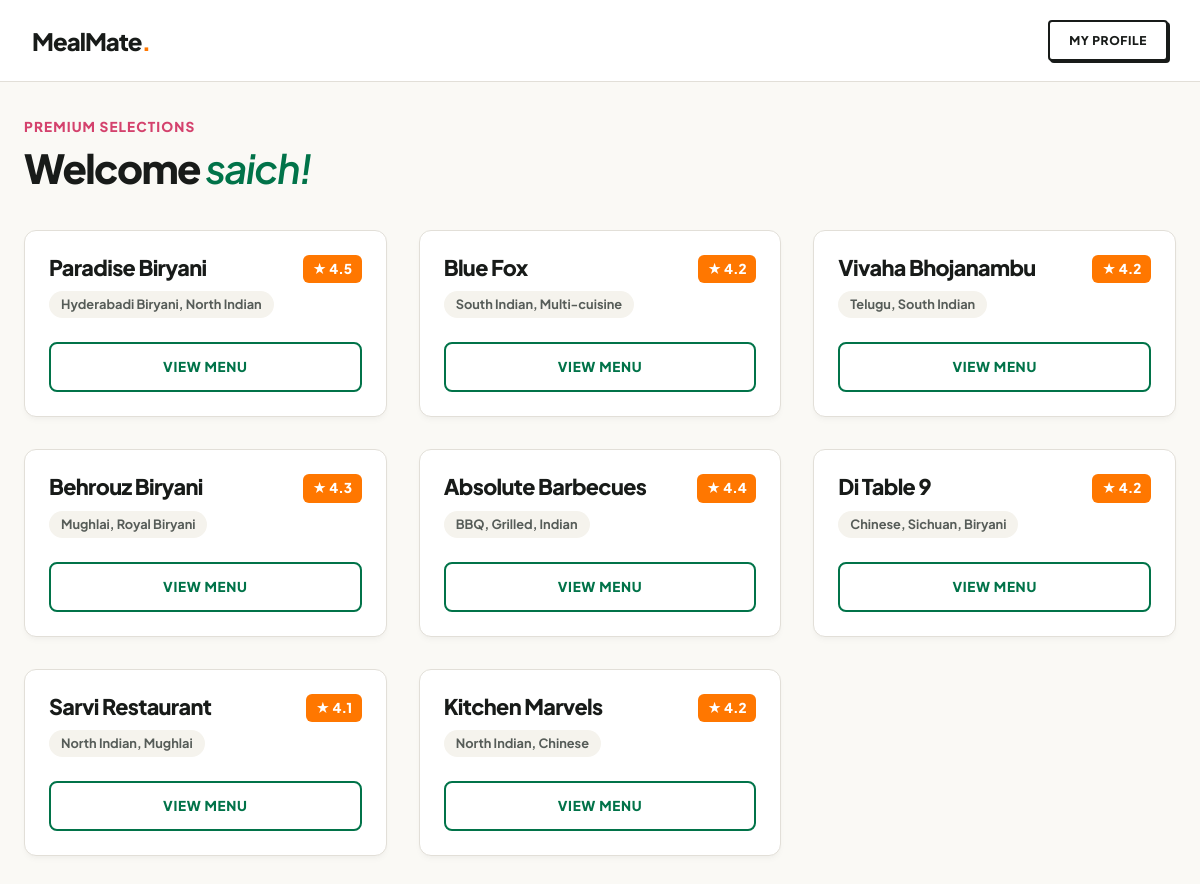
Screenshot of /customer_home/saich/ with the database file from the repository.
### delivery/models.py (models this page shows, shortened)
class Restaurant(models.Model):
    name = models.CharField(max_length=20)
    picture = models.URLField(max_length=200,
                              default="https://cwdaust.com.au/wpress/wp-content/uploads/2015/04/placeholder-restaurant.png")
    cuisine = models.CharField(max_length=200)
    rating = models.FloatField()

### delivery/views.py (the view)
# urls.py: path('customer_home/<str:username>/', views.customer_home, name='customer_home'),
def customer_home(request, username):
    restaurantList = Restaurant.objects.all()
    return render(request, 'customer_home.html', {
        "restaurantList": restaurantList,
        "username": username
    })

### delivery/Templates/customer_home.html (shortened to what this page needs)
<!DOCTYPE html>
<html lang="en">
<head>
</head>
<body>
    <nav class="editorial-nav">
        <a href="#" class="editorial-nav-brand">MealMate<span>.</span></a>
        <a href="{% url 'profile' username %}" class="btn-nav-profile"
            style="padding: 0.6rem 1.2rem; font-size: 0.75rem;">
            My Profile
        </a>
    </nav>
    <main class="editorial-container">
        <header class="editorial-header">
            <div>
                <span class="editorial-meta-badge">Premium Selections</span>
                <h1 class="editorial-title">Welcome <em>{{username}}!</em></h1>
            </div>
        </header>
        <div class="restaurant-grid">
            {% for r in restaurantList %}
            <div class="restaurant-card">
                <div class="card-content">
                    <div class="card-meta-row">
                        <h3 class="restaurant-name">{{ r.name }}</h3>
                        <span class="rating-badge">
                            ★ {{ r.rating }}
                        </span>
                    </div>
                    <span class="cuisine-pill">{{ r.cuisine }}</span>
                    <a href="{% url 'view_menu' r.id username %}" class="btn-view-menu">
                        View Menu
                    </a>
                </div>
            </div>
            {% endfor %}
        </div>
    </main>
</body>
</html>

### delivery/Templates/customer_home.html (style rules this page uses)
:root { --emerald-green: #017349; --vibrant-orange: #FF7700; --deep-pink: #D4426D; --bg-canvas: #FAF9F5; --bg-surface: #FFFFFF; --border-light: #E2DFD8; --border-ink: #181B19; --text-primary: #181B19; --text-secondary: #565C58; --pure-white: #FFFFFF; --font-sans: 'Plus Jakarta Sans', -apple-system, BlinkMacSystemFont, sans-serif; --radius-card: 12px; --radius-pill: 50px; --transition-premium: all 0.3s cubic-bezier(0.16, 1, 0.3, 1); }
*, *::before, *::after { box-sizing: border-box; margin: 0; padding: 0; }
body { background-color: var(--bg-canvas); color: var(--text-primary); font-family: var(--font-sans); line-height: 1.5; -webkit-font-smoothing: antialiased; display: flex; flex-direction: column; min-height: 100vh; }
.editorial-nav { background-color: var(--bg-surface); border-bottom: 1px solid var(--border-light); padding: 1.25rem 2rem; display: flex; justify-content: space-between; align-items: center; position: sticky; top: 0; z-index: 100; }
.editorial-nav-brand { font-size: 1.5rem; font-weight: 900; color: var(--text-primary); text-decoration: none; letter-spacing: -0.04em; }
.editorial-nav-brand span { color: var(--vibrant-orange); }
.editorial-container { max-width: 1200px; margin: 2rem auto; padding: 0 1.5rem; width: 100%; }
.editorial-header { margin-bottom: 2.5rem; }
.editorial-meta-badge { display: inline-block; color: var(--deep-pink); font-size: 0.85rem; font-weight: 800; text-transform: uppercase; letter-spacing: 0.08em; margin-bottom: 0.5rem; }
.editorial-title { font-size: 2.5rem; font-weight: 800; letter-spacing: -0.04em; line-height: 1.1; color: var(--text-primary); }
.editorial-title em { font-style: italic; font-weight: 600; color: var(--emerald-green); }
.restaurant-grid { display: grid; grid-template-columns: 1fr; gap: 2rem; }
@media (min-width: 640px) { .restaurant-grid { grid-template-columns: repeat(2, 1fr); } }
@media (min-width: 1024px) { .restaurant-grid { grid-template-columns: repeat(3, 1fr); } }
.restaurant-card { background-color: var(--bg-surface); border: 1px solid var(--border-light); border-radius: var(--radius-card); overflow: hidden; box-shadow: 0 4px 6px -1px rgba(24, 27, 25, 0.03), 0 2px 4px -1px rgba(24, 27, 25, 0.02); transition: var(--transition-premium); display: flex; flex-direction: column; text-decoration: none; color: inherit; }
.card-content { padding: 1.5rem; display: flex; flex-direction: column; flex: 1; }
.card-meta-row { display: flex; justify-content: space-between; align-items: flex-start; gap: 1rem; margin-bottom: 0.5rem; }
.restaurant-name { font-size: 1.35rem; font-weight: 800; letter-spacing: -0.03em; line-height: 1.2; color: var(--text-primary); }
.rating-badge { display: inline-flex; align-items: center; font-size: 0.85rem; font-weight: 800; padding: 0.25rem 0.6rem; border-radius: 6px; background-color: var(--vibrant-orange); color: var(--pure-white); white-space: nowrap; }
.cuisine-pill { display: inline-block; align-self: flex-start; padding: 0.25rem 0.75rem; border-radius: var(--radius-pill); font-size: 0.8rem; font-weight: 700; background-color: #F5F3ED; color: var(--text-secondary); margin-bottom: 1.5rem; }
.btn-view-menu { display: inline-flex; align-items: center; justify-content: center; font-weight: 800; text-transform: uppercase; letter-spacing: 0.05em; font-size: 0.85rem; text-decoration: none; padding: 0.8rem 1.5rem; border-radius: 8px; border: 2px solid var(--emerald-green); color: var(--emerald-green); background-color: transparent; text-align: center; margin-top: auto; width: 100%; transition: var(--transition-premium); }
.btn-nav-profile { display: inline-flex; align-items: center; justify-content: center; border: 2px solid var(--border-ink); background-color: var(--bg-surface); color: var(--text-primary); font-weight: 800; text-transform: uppercase; letter-spacing: 0.05em; text-decoration: none; transition: var(--transition-premium); box-shadow: 2px 2px 0px 0px var(--border-ink); border-radius: 4px; }

### rows the page displays
Restaurant: name "Paradise Biryani", rating "4.5", cuisine "Hyderabadi Biryani, North Indian"
Restaurant: name "Blue Fox", rating "4.2", cuisine "South Indian, Multi-cuisine"
Restaurant: name "Vivaha Bhojanambu", rating "4.2", cuisine "Telugu, South Indian"
Restaurant: name "Behrouz Biryani", rating "4.3", cuisine "Mughlai, Royal Biryani"
Restaurant: name "Absolute Barbecues", rating "4.4", cuisine "BBQ, Grilled, Indian"
Restaurant: name "Di Table 9", rating "4.2", cuisine "Chinese, Sichuan, Biryani"
Restaurant: name "Sarvi Restaurant", rating "4.1", cuisine "North Indian, Mughlai"
Restaurant: name "Kitchen Marvels", rating "4.2", cuisine "North Indian, Chinese"

### other values shown
{{ username }} "saich"
